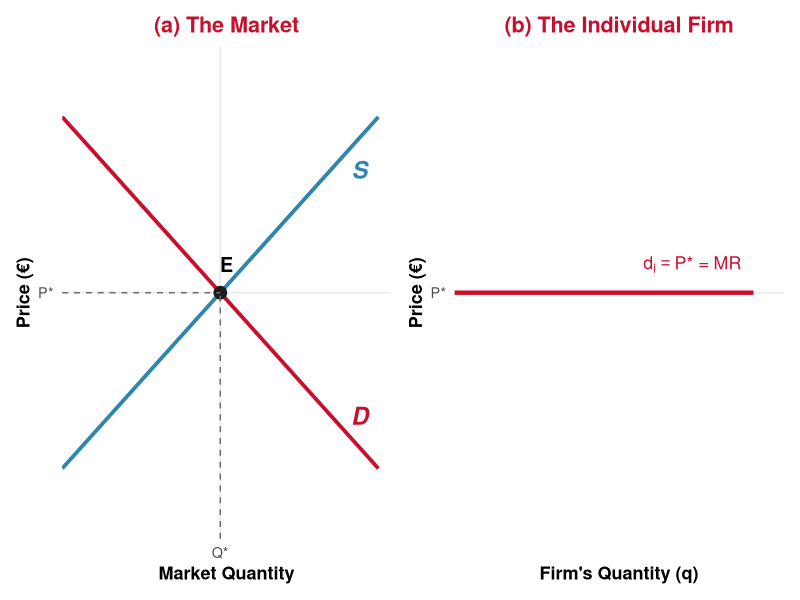
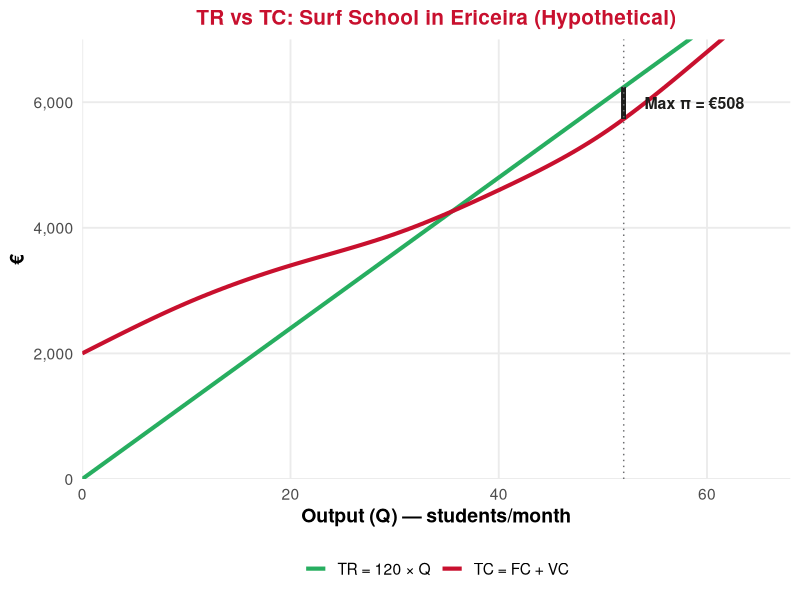
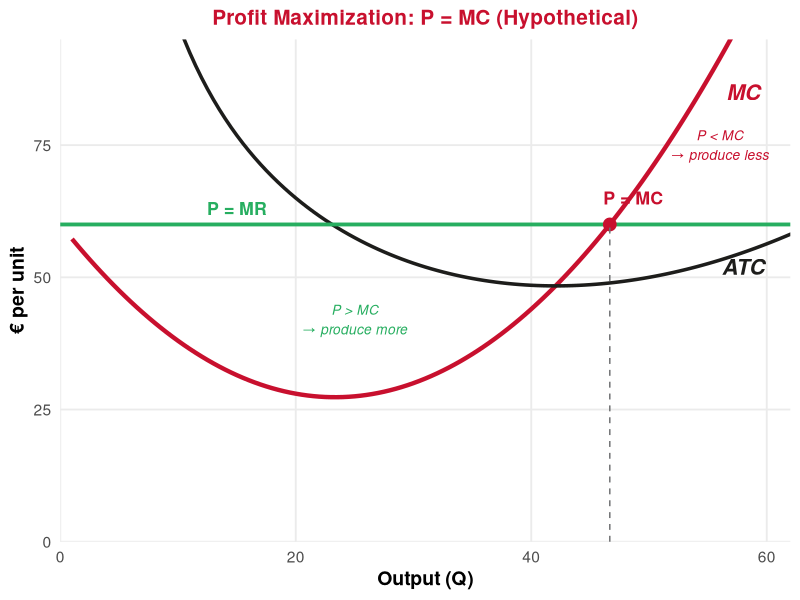
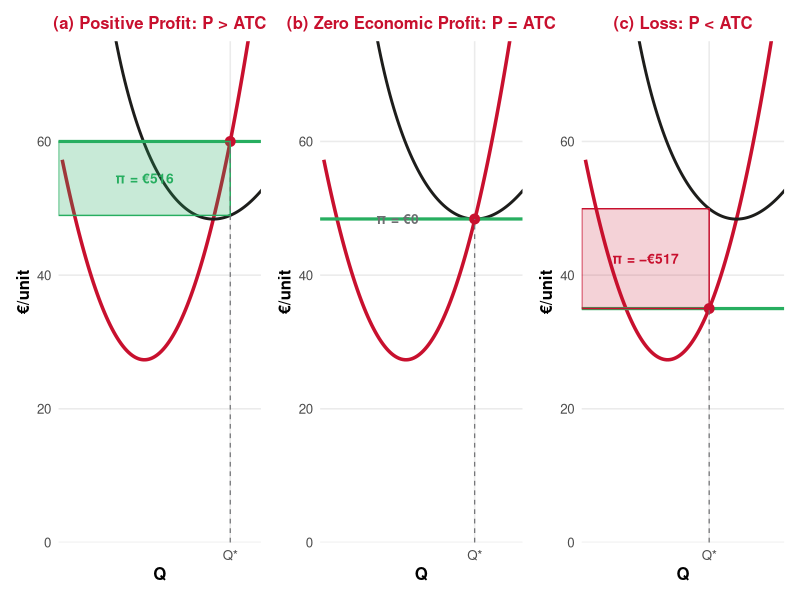

Source code (R) for these figures, in order:
## ---- chunk 1
#| echo: false
#| message: false
#| warning: false

library(ggplot2)
library(dplyr)
library(tidyverse)
library(patchwork)

# Define UE brand colors
ue_red <- "#C8102E"
ue_black <- "#1D1D1B"
ue_gray <- "#6D6E71"
ue_white <- "#FFFFFF"
ue_blue <- "#2E86AB"
ue_green <- "#27ae60"
## ---- chunk 2
#| echo: false
#| warning: false
#| fig-width: 12
#| fig-height: 4.5
#| fig-align: center

# Two panels: market S&D determines price, firm faces horizontal demand
p1 <- ggplot() +
  # Market supply
  geom_segment(aes(x = 0, y = 2, xend = 500, yend = 12),
               color = ue_blue, linewidth = 1.3) +
  # Market demand
  geom_segment(aes(x = 0, y = 12, xend = 500, yend = 2),
               color = ue_red, linewidth = 1.3) +
  # Equilibrium point
  geom_point(aes(x = 250, y = 7), size = 4, color = ue_black) +
  # Dashed lines to axes
  geom_segment(aes(x = 250, y = 0, xend = 250, yend = 7),
               linetype = "dashed", color = ue_gray) +
  geom_segment(aes(x = 0, y = 7, xend = 250, yend = 7),
               linetype = "dashed", color = ue_gray) +
  # Labels
  annotate("text", x = 470, y = 10.5, label = "S", color = ue_blue,
           fontface = "bold.italic", size = 6) +
  annotate("text", x = 470, y = 3.5, label = "D", color = ue_red,
           fontface = "bold.italic", size = 6) +
  annotate("text", x = 260, y = 7.8, label = "E", fontface = "bold", size = 5) +
  scale_x_continuous(limits = c(0, 520), expand = c(0, 0),
                     breaks = c(250), labels = c("Q*")) +
  scale_y_continuous(limits = c(0, 14), expand = c(0, 0),
                     breaks = c(7), labels = c("P*")) +
  labs(x = "Market Quantity", y = "Price (€)",
       title = "(a) The Market") +
  theme_minimal(base_size = 13) +
  theme(
    plot.title = element_text(color = ue_red, face = "bold", hjust = 0.5),
    axis.title = element_text(face = "bold"),
    panel.grid.minor = element_blank()
  )

p2 <- ggplot() +
  # Horizontal demand at P*
  geom_segment(aes(x = 0, y = 7, xend = 50, yend = 7),
               color = ue_red, linewidth = 1.5) +
  annotate("text", x = 48, y = 7.8, label = expression(d[i] == "P* = MR"),
           color = ue_red, fontface = "bold", size = 4.5, hjust = 1) +
  scale_x_continuous(limits = c(0, 55), expand = c(0, 0),
                     breaks = NULL) +
  scale_y_continuous(limits = c(0, 14), expand = c(0, 0),
                     breaks = c(7), labels = c("P*")) +
  labs(x = "Firm's Quantity (q)", y = "Price (€)",
       title = "(b) The Individual Firm") +
  theme_minimal(base_size = 13) +
  theme(
    plot.title = element_text(color = ue_red, face = "bold", hjust = 0.5),
    axis.title = element_text(face = "bold"),
    panel.grid.minor = element_blank()
  )

p1 + p2 + plot_layout(widths = c(1, 1))
## ---- chunk 3
#| echo: false
#| warning: false
#| fig-width: 12
#| fig-height: 5
#| fig-align: center

# Use the surf school from L10 exercise, but now with a price
# Price = €90 per student, FC = 2000
# VC data from the exercise
Q_data <- c(0, 10, 20, 30, 40, 50, 60)
VC_data <- c(0, 800, 1400, 1900, 2600, 3500, 4800)
FC_val <- 2000
TC_data <- FC_val + VC_data
P <- 120
TR_data <- P * Q_data
Profit_data <- TR_data - TC_data

# Smooth interpolation for the curves
Q_smooth <- seq(0, 65, by = 0.5)
# Fit a smooth VC: use spline through the data points
vc_spline <- splinefun(Q_data, VC_data, method = "natural")
VC_smooth <- vc_spline(Q_smooth)
TC_smooth <- FC_val + VC_smooth
TR_smooth <- P * Q_smooth
Profit_smooth <- TR_smooth - TC_smooth

# Find max profit
max_pi_idx <- which.max(Profit_smooth)
q_star <- Q_smooth[max_pi_idx]

df_tr_tc <- data.frame(
  Q = rep(Q_smooth, 2),
  Value = c(TR_smooth, TC_smooth),
  Curve = factor(rep(c("TR = 120 × Q", "TC = FC + VC"), each = length(Q_smooth)),
                 levels = c("TR = 120 × Q", "TC = FC + VC"))
)

ggplot(df_tr_tc, aes(x = Q, y = Value, color = Curve, linetype = Curve)) +
  geom_line(linewidth = 1.4) +
  scale_color_manual(values = c("TR = 120 × Q" = ue_green,
                                "TC = FC + VC" = ue_red)) +
  scale_linetype_manual(values = c("TR = 120 × Q" = "solid",
                                   "TC = FC + VC" = "solid")) +
  # Profit-maximizing point
  geom_segment(aes(x = q_star, y = FC_val + vc_spline(q_star),
                   xend = q_star, yend = P * q_star),
               color = ue_black, linewidth = 1.2, linetype = "solid",
               inherit.aes = FALSE) +
  annotate("text", x = q_star + 2, y = (P * q_star + FC_val + vc_spline(q_star)) / 2,
           label = paste0("Max π = €", round(P * q_star - FC_val - vc_spline(q_star))),
           fontface = "bold", size = 4, color = ue_black, hjust = 0) +
  geom_vline(xintercept = q_star, linetype = "dotted", color = ue_gray) +
  annotate("text", x = q_star, y = -200, label = paste0("Q* ≈ ", round(q_star)),
           fontface = "bold", size = 4, color = ue_black) +
  # Break-even points
  coord_cartesian(ylim = c(0, 7000), xlim = c(0, 68)) +
  scale_x_continuous(expand = c(0, 0)) +
  scale_y_continuous(expand = c(0, 0), labels = scales::comma) +
  labs(x = "Output (Q) — students/month",
       y = "€",
       title = "TR vs TC: Surf School in Ericeira (Hypothetical)") +
  theme_minimal(base_size = 14) +
  theme(
    plot.title = element_text(color = ue_red, face = "bold", hjust = 0.5, size = 15),
    axis.title = element_text(face = "bold"),
    legend.position = "bottom",
    legend.title = element_blank(),
    panel.grid.minor = element_blank()
  )
## ---- chunk 4
#| echo: false
#| warning: false
#| fig-width: 11
#| fig-height: 5.5
#| fig-align: center

# MC curve (smooth, U-shaped) and horizontal price line
# Use a simple MC: MC = 0.05*Q^2 - 2*Q + 50 (for a nice shape)
Q_mc <- seq(1, 65, by = 0.5)
MC_mc <- 0.06 * Q_mc^2 - 2.8 * Q_mc + 60

# Price at €60
P_line <- 60

# Find intersection: MC = P
# 0.06*Q^2 - 2.8*Q + 60 = 60 => 0.06*Q^2 - 2.8*Q = 0 => Q(0.06Q - 2.8) = 0
# Q = 0 or Q = 2.8/0.06 = 46.67
# We want the rising portion: Q* ≈ 47

q_star_mc <- 46.67

# ATC for shading: ATC = TC/Q. We need TC.
# TC = integral of MC + FC. Let FC = 500.
# TC = 0.02*Q^3 - 1.4*Q^2 + 60*Q + 500
FC_firm <- 500
TC_mc <- 0.02 * Q_mc^3 - 1.4 * Q_mc^2 + 60 * Q_mc + FC_firm
ATC_mc <- TC_mc / Q_mc
AVC_mc <- (TC_mc - FC_firm) / Q_mc

ggplot() +
  # MC curve
  geom_line(data = data.frame(Q = Q_mc, MC = MC_mc),
            aes(x = Q, y = MC), color = ue_red, linewidth = 1.5) +
  # ATC curve
  geom_line(data = data.frame(Q = Q_mc, ATC = ATC_mc),
            aes(x = Q, y = ATC), color = ue_black, linewidth = 1.2) +
  # Price line
  geom_hline(yintercept = P_line, color = ue_green, linewidth = 1.3, linetype = "solid") +
  # Intersection point
  geom_point(aes(x = q_star_mc, y = P_line), size = 4, color = ue_red) +
  # Dashed line down
  geom_segment(aes(x = q_star_mc, y = 0, xend = q_star_mc, yend = P_line),
               linetype = "dashed", color = ue_gray) +
  # Labels
  annotate("text", x = 58, y = 85, label = "MC",
           color = ue_red, fontface = "bold.italic", size = 5.5) +
  annotate("text", x = 58, y = 52, label = "ATC",
           color = ue_black, fontface = "bold.italic", size = 5.5) +
  annotate("text", x = 15, y = P_line + 3, label = "P = MR",
           color = ue_green, fontface = "bold", size = 4.5) +
  annotate("text", x = q_star_mc + 2, y = P_line + 5,
           label = "P = MC", fontface = "bold", size = 4.5, color = ue_red) +
  annotate("text", x = q_star_mc, y = -2, label = "Q*",
           fontface = "bold", size = 5, color = ue_black) +
  # Arrow showing "produce more" region
  annotate("text", x = 25, y = 42,
           label = "P > MC\n→ produce more", color = ue_green,
           fontface = "italic", size = 3.5, hjust = 0.5) +
  annotate("text", x = 56, y = 75,
           label = "P < MC\n→ produce less", color = ue_red,
           fontface = "italic", size = 3.5, hjust = 0.5) +
  coord_cartesian(ylim = c(0, 95), xlim = c(0, 62)) +
  scale_x_continuous(expand = c(0, 0)) +
  scale_y_continuous(expand = c(0, 0)) +
  labs(x = "Output (Q)", y = "€ per unit",
       title = "Profit Maximization: P = MC (Hypothetical)") +
  theme_minimal(base_size = 14) +
  theme(
    plot.title = element_text(color = ue_red, face = "bold", hjust = 0.5, size = 15),
    axis.title = element_text(face = "bold"),
    panel.grid.minor = element_blank()
  )
## ---- chunk 5
#| echo: false
#| warning: false
#| fig-width: 14
#| fig-height: 4.5
#| fig-align: center

# Three panels: positive profit, zero profit, loss
Q_curve <- seq(1, 65, by = 0.5)
MC_curve <- 0.06 * Q_curve^2 - 2.8 * Q_curve + 60
FC_f <- 500
TC_curve <- 0.02 * Q_curve^3 - 1.4 * Q_curve^2 + 60 * Q_curve + FC_f
ATC_curve <- TC_curve / Q_curve

# Find ATC minimum
atc_min_idx <- which.min(ATC_curve)
atc_min_q <- Q_curve[atc_min_idx]
atc_min_val <- ATC_curve[atc_min_idx]

# Panel 1: P = 60 > ATC_min => profit
P1 <- 60
q1 <- 46.67  # MC = P at Q = 2.8/0.06 = 46.67
atc_at_q1 <- (0.02 * q1^3 - 1.4 * q1^2 + 60 * q1 + FC_f) / q1
profit1 <- (P1 - atc_at_q1) * q1

# Panel 2: P = ATC_min => zero profit
P2 <- round(atc_min_val, 1)
q2 <- atc_min_q

# Panel 3: P = 35 < ATC_min => loss
P3 <- 35
# MC = 35: 0.06*Q^2 - 2.8*Q + 25 = 0 => Q = (2.8 + sqrt(1.84))/0.12 = 34.64
q3 <- 34.64
atc_at_q3 <- (0.02 * q3^3 - 1.4 * q3^2 + 60 * q3 + FC_f) / q3

make_panel <- function(P_val, q_val, title_str, profit_label) {
  atc_val <- (0.02 * q_val^3 - 1.4 * q_val^2 + 60 * q_val + FC_f) / q_val
  pi_val <- (P_val - atc_val) * q_val
  
  rect_color <- if (pi_val > 1) "#27ae6040" else if (pi_val < -1) "#C8102E30" else "#6D6E7130"
  border_color <- if (pi_val > 1) ue_green else if (pi_val < -1) ue_red else ue_gray
  
  p <- ggplot() +
    geom_line(data = data.frame(Q = Q_curve, MC = MC_curve),
              aes(x = Q, y = MC), color = ue_red, linewidth = 1.2) +
    geom_line(data = data.frame(Q = Q_curve, ATC = ATC_curve),
              aes(x = Q, y = ATC), color = ue_black, linewidth = 1) +
    geom_hline(yintercept = P_val, color = ue_green, linewidth = 1.1) +
    geom_point(aes(x = q_val, y = P_val), size = 3, color = ue_red)
  
  # Add profit rectangle if profit is not zero
  if (abs(pi_val) > 5) {
    p <- p +
      annotate("rect",
               xmin = 0, xmax = q_val,
               ymin = min(P_val, atc_val), ymax = max(P_val, atc_val),
               fill = rect_color, color = border_color, linewidth = 0.5)
  }
  
  p <- p +
    geom_segment(aes(x = q_val, y = 0, xend = q_val, yend = P_val),
                 linetype = "dashed", color = ue_gray, linewidth = 0.4) +
    annotate("text", x = 60, y = MC_curve[length(MC_curve)] - 5,
             label = "MC", color = ue_red, fontface = "bold.italic", size = 4) +
    annotate("text", x = 60, y = ATC_curve[length(ATC_curve)] - 3,
             label = "ATC", color = ue_black, fontface = "bold.italic", size = 4) +
    annotate("text", x = 60, y = P_val + 1.5, label = "P",
             color = ue_green, fontface = "bold", size = 4) +
    annotate("text", x = q_val / 2, y = (P_val + atc_val) / 2,
             label = profit_label, fontface = "bold", size = 3.5,
             color = border_color) +
    coord_cartesian(ylim = c(0, 75), xlim = c(0, 55)) +
    scale_x_continuous(expand = c(0, 0),
                       breaks = c(q_val), labels = c("Q*")) +
    scale_y_continuous(expand = c(0, 0)) +
    labs(x = "Q", y = "€/unit", title = title_str) +
    theme_minimal(base_size = 12) +
    theme(
      plot.title = element_text(color = ue_red, face = "bold", hjust = 0.5, size = 12),
      axis.title = element_text(face = "bold"),
      panel.grid.minor = element_blank()
    )
  return(p)
}

pa <- make_panel(P1, q1, "(a) Positive Profit: P > ATC",
                 paste0("π = €", round((P1 - atc_at_q1) * q1)))
pb <- make_panel(round(atc_min_val, 1), round(atc_min_q, 1),
                 "(b) Zero Economic Profit: P = ATC",
                 "π = €0")
pc <- make_panel(P3, q3, "(c) Loss: P < ATC",
                 paste0("π = −€", abs(round((P3 - atc_at_q3) * q3))))

pa + pb + pc + plot_layout(ncol = 3)
